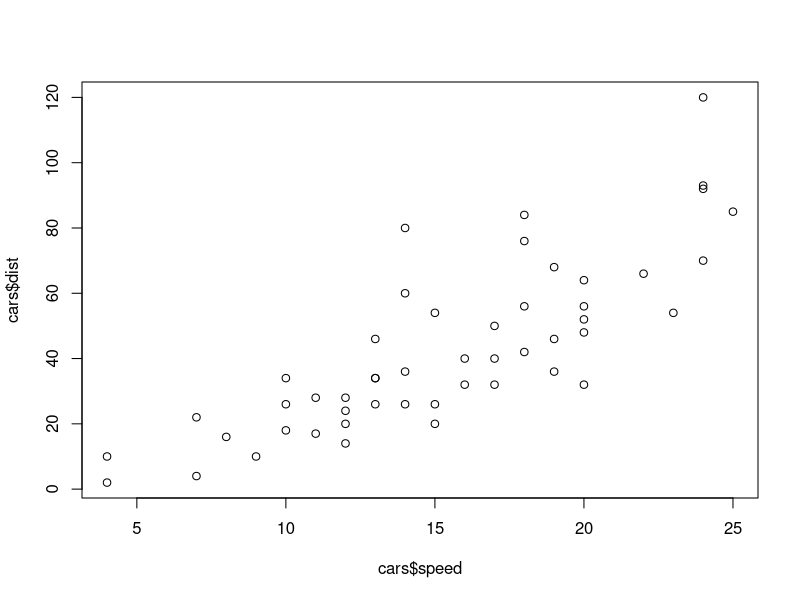
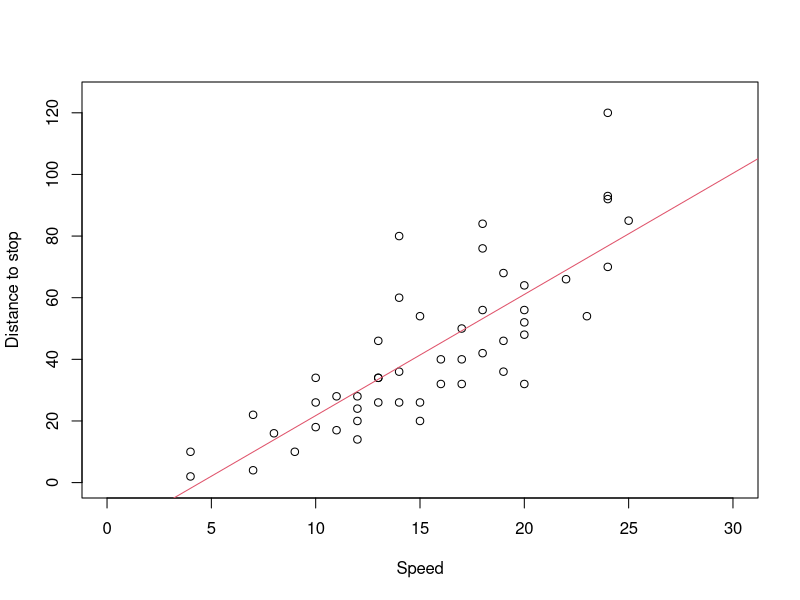
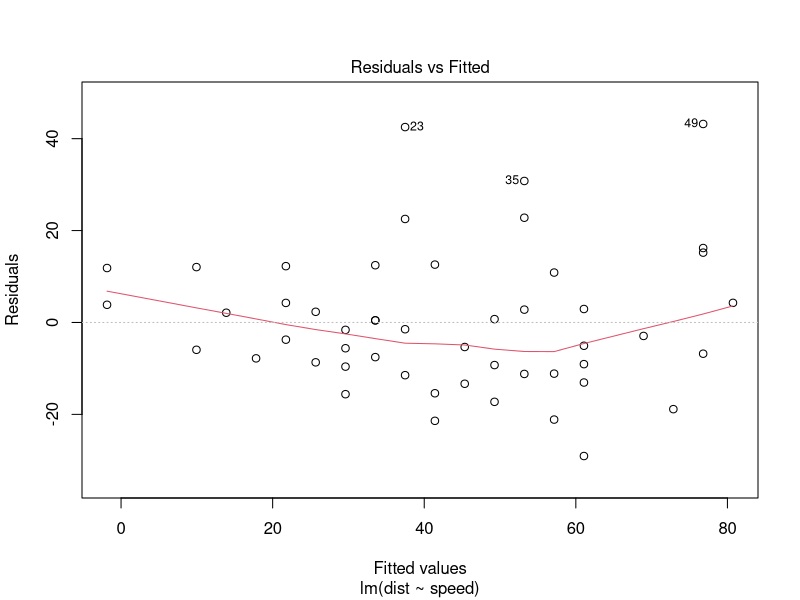
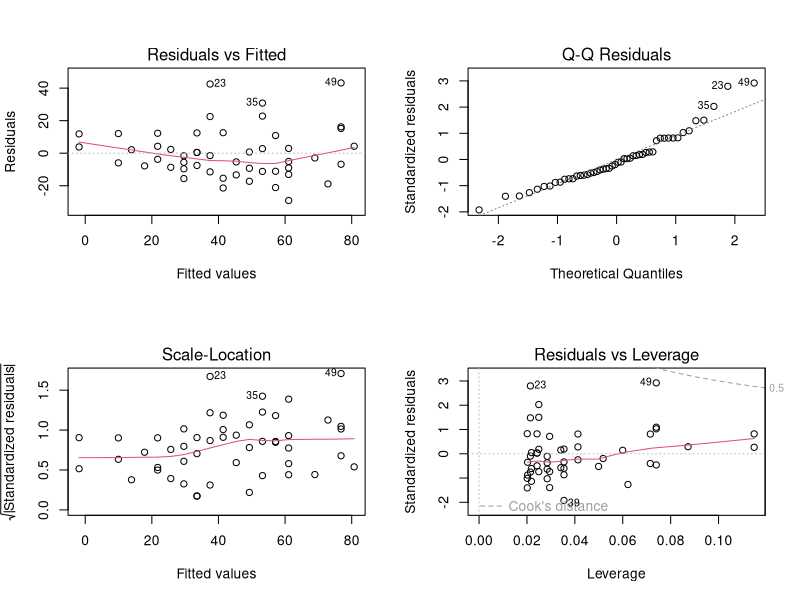

The R script that drew these images, in order:
## ---- chunk 1
summary(cars)
plot(cars$speed, cars$dist)

res.lm <- lm(dist ~ speed, data = cars)
summary(res.lm)
## ---- chunk 2
coef(res.lm)
plot(cars$speed, cars$dist, xlab = "Speed", ylab = "Distance to stop", xlim = c(0, 30), ylim = c(0, 125))
abline(coef(res.lm), col = 2)
## ---- chunk 3
# 관측치 = 적합된 값 + 잔차

# 회귀식으로부터 얻어진 적합된 값
fitted(res.lm)[1:4]

# 잔차를 구하는 함수
residuals(res.lm)[1:4]

# 잔차 제곱을 구하는 함수
deviance(res.lm)

# 잔차 그래프
plot(res.lm, which = 1)
## 점들이 패턴없이 무작위로 퍼져 있어야 좋은 적합
## ---- chunk 4
install.packages('lmtest', repos="http://cran.nexr.com/")
library(lmtest)
dwtest(res.lm)
# 결과: p-value < 0.05일 때 자기상관이 유의미성을 가지게 됨
## ---- chunk 5
# 선형 모델을 사용한 예측
# predict(Generic Function)
# 내부적으로 호출되는 함수
# predict.lm
# predict.glm
# predict.nls

# 점추정
predict(res.lm, newdata = data.frame(speed = 3))

# 구간추정
predict(res.lm, newdata = data.frame(speed = 3), interval = 'confidence')

# 특정 속도를 가진 경우의 차량인 경우, 오차항을 고려해 추정
predict(res.lm, newdata = data.frame(speed = 3), interval = 'prediction')
## ---- chunk 6
par(mfrow = c(2, 2))
plot(res.lm)

# Residuals vs Fitted: 수평일 때 최적

# Scale - Location: x축=선형회귀 예측값, y축=표준화 잔차

# Residuals vs Leverage: Leverage는 설명변수(독립변수)가 얼마나 극단에 치우쳐 있는가를 보여줌
